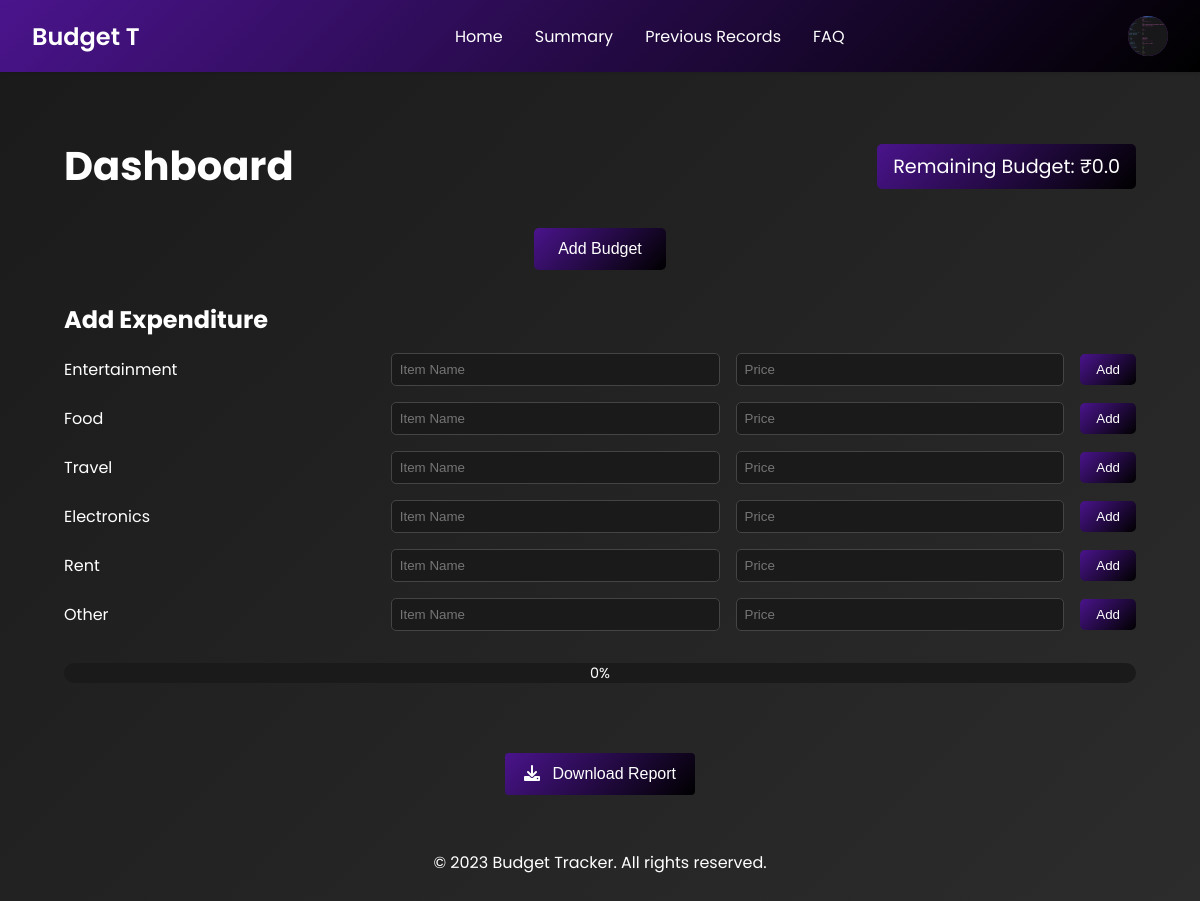
Screenshot of / (signed in) with the database file from the repository.
### app.py (models this page shows)
class User(UserMixin, db.Model):
    id = db.Column(db.Integer, primary_key=True)
    username = db.Column(db.String(80), unique=True, nullable=False)
    email = db.Column(db.String(120), unique=True, nullable=False)
    password = db.Column(db.String(120), nullable=False)
    profile_image = db.Column(db.String(120), nullable=True)

class Budget(db.Model):
    id = db.Column(db.Integer, primary_key=True)
    user_id = db.Column(db.Integer, db.ForeignKey('user.id'), nullable=False)
    total_budget = db.Column(db.Float, nullable=False)
    remaining_budget = db.Column(db.Float, nullable=False)

### app.py (the view)
@app.route('/')
@login_required
def index():
    user_id = current_user.id
    budget = Budget.query.filter_by(user_id=user_id).first()
    transactions = Transaction.query.filter_by(user_id=user_id).order_by(Transaction.date.desc()).limit(5).all()
    total_income = db.session.query(db.func.sum(Transaction.amount)).filter_by(user_id=user_id, type='income').scalar() or 0
    total_expenses = db.session.query(db.func.sum(Transaction.amount)).filter_by(user_id=user_id, type='expense').scalar() or 0
    return render_template('index.html', budget=budget, transactions=transactions, total_income=total_income, total_expenses=total_expenses)

### app.py (called while the page is built)
@login_manager.user_loader
def load_user(user_id):
    return User.query.get(int(user_id))

@app.context_processor
def inject_user():
    return dict(current_user=current_user)

### templates/index.html (shortened to what this page needs)
{% extends "base.html" %}
{% block content %}
<div class="dashboard">
    <div class="row-1">
        <h1>Dashboard</h1>
        <div class="remaining-budget" id="remainingBudget">
            Remaining Budget: ₹{{ budget.remaining_budget if budget else 0 }}
        </div>
    </div>
    <button class="add-budget-btn" onclick="openBudgetModal()" id="addBudgetBtn" {% if budget and budget.total_budget > 0 %}disabled{% endif %}>Add Budget</button>
    <div class="add-expenditure">
        <h2>Add Expenditure</h2>
        <div class="category-row">
            <label>Entertainment</label>
            <input type="text" placeholder="Item Name" id="entertainmentItem">
            <input type="number" placeholder="Price" id="entertainmentPrice">
            <button onclick="addExpenditure('Entertainment')">Add</button>
        </div>
        <div class="category-row">
            <label>Food</label>
            <input type="text" placeholder="Item Name" id="foodItem">
            <input type="number" placeholder="Price" id="foodPrice">
            <button onclick="addExpenditure('Food')">Add</button>
        </div>
        <div class="category-row">
            <label>Travel</label>
            <input type="text" placeholder="Item Name" id="travelItem">
            <input type="number" placeholder="Price" id="travelPrice">
            <button onclick="addExpenditure('Travel')">Add</button>
        </div>
        <div class="category-row">
            <label>Electronics</label>
            <input type="text" placeholder="Item Name" id="electronicsItem">
            <input type="number" placeholder="Price" id="electronicsPrice">
            <button onclick="addExpenditure('Electronics')">Add</button>
        </div>
        <div class="category-row">
            <label>Rent</label>
            <input type="text" placeholder="Item Name" id="rentItem">
            <input type="number" placeholder="Price" id="rentPrice">
            <button onclick="addExpenditure('Rent')">Add</button>
        </div>
        <div class="category-row">
            <label>Other</label>
            <input type="text" placeholder="Item Name" id="otherItem">
            <input type="number" placeholder="Price" id="otherPrice">
            <button onclick="addExpenditure('Other')">Add</button>
        </div>
    </div>
    <div class="progress-bar">
        <div class="percentage" id="progressPercentage">
            {{ ((budget.remaining_budget / budget.total_budget * 100) | round(2)) if budget and budget.total_budget != 0 else 0 }}%
        </div>
    </div>
</div>
<div style="text-align: center; margin: 2rem 0;">
    <button class="btn-download-report" onclick="generateReport()">
        <i class="fas fa-download"></i> Download Report
    </button>
</div>
<footer>
    &copy; 2023 Budget Tracker. All rights reserved.
</footer>
{% endblock %}

### templates/base.html (shortened to what this page needs)
<!DOCTYPE html>
<html lang="en">
<head>
    <link rel="stylesheet" href="{{ url_for('static', filename='css/style.css') }}">
    <link rel="stylesheet" href="https://cdnjs.cloudflare.com/ajax/libs/font-awesome/6.0.0-beta3/css/all.min.css">
</head>
<body>
    {% if current_user.is_authenticated %}
    <nav class="navbar">
        <div class="nav-left">
            <a href="{{ url_for('index') }}" class="website-name">Budget T</a>
        </div>
        <div class="nav-middle">
            <a href="{{ url_for('index') }}">Home</a>
            <a href="{{ url_for('summary') }}">Summary</a>
            <a href="{{ url_for('previous_records') }}">Previous Records</a>
            <a href="{{ url_for('faq') }}">FAQ</a>
        </div>
        <div class="nav-right">
            <div class="profile-dropdown">
                <div class="profile-circle" id="navProfileIcon">
                    {% if current_user.profile_image %}
                        <img src="{{ url_for('static', filename='profile_images/' + current_user.profile_image) }}"
                             alt="Profile" class="profile-icon">
                    {% else %}
                        <span class="profile-initial">{{ current_user.username[0] | upper }}</span>
                    {% endif %}
                </div>
            </div>
        </div>
    </nav>
    {% endif %}
    <main class="container">
        {% block content %}{% endblock %}
    </main>
</body>
</html>

### static/css/style.css (style rules this page uses)
body { font-family: 'Poppins', sans-serif; margin: 0; padding: 0; background-color: #f8f9fa; color: #333; }
.navbar { background: linear-gradient(135deg, #4a148c, #000000); padding: 1rem 2rem; display: flex; justify-content: space-between; align-items: center; color: white; box-shadow: 0 2px 4px rgba(0, 0, 0, 0.1); }
.nav-left, .nav-middle, .nav-right { display: flex; align-items: center; }
.nav-left .website-name { font-size: 1.5rem; font-weight: 600; color: white; text-decoration: none; margin-right: 2rem; }
.nav-middle a { color: white; text-decoration: none; margin: 0 1rem; font-size: 1rem; transition: opacity 0.3s ease; }
.nav-right .profile-circle { width: 40px; height: 40px; border-radius: 50%; background-color: #6a1b9a; display: flex; justify-content: center; align-items: center; color: white; font-size: 1.2rem; font-weight: 500; cursor: pointer; }
.container { padding: 2rem; }
.dashboard, .profile, .faq, .summary { max-width: 1200px; margin: 0 auto; }
.profile-dropdown { position: relative; display: inline-block; }
.profile-circle { width: 40px; height: 40px; border-radius: 50%; background-color: #6a1b9a; display: flex; justify-content: center; align-items: center; overflow: hidden; cursor: pointer; position: relative; z-index: 1; }
.profile-icon { width: 100%; height: 100%; object-fit: cover; pointer-events: none; }
.btn-download-report { padding: 0.75rem 1.2rem; background: linear-gradient(135deg, #4a148c, #000000); color: white; border: none; border-radius: 4px; font-size: 1rem; cursor: pointer; transition: background 0.3s ease; margin: 0.4rem auto; display: inline-block; }
.btn-download-report i { margin-right: 8px; }

### templates/index.html (style rules this page uses)
body { background: linear-gradient(135deg, #1a1a1a, #2c2c2c); color: white; font-family: 'Poppins', sans-serif; margin: 0; padding: 0; }
.dashboard { padding: 2rem; max-width: 1200px; margin: 0 auto; }
.row-1 { display: flex; justify-content: space-between; align-items: center; margin-bottom: 2rem; }
.row-1 h1 { font-size: 2.5rem; margin: 0; }
.row-1 .remaining-budget { font-size: 1.2rem; background: linear-gradient(135deg, #4a148c, #000000); padding: 0.5rem 1rem; border-radius: 5px; }
.add-budget-btn { display: block; margin: 0 auto 2rem auto; padding: 0.75rem 1.5rem; background: linear-gradient(135deg, #4a148c, #000000); color: white; border: none; border-radius: 5px; font-size: 1rem; cursor: pointer; transition: background 0.3s ease; }
.add-expenditure { width: 100%; margin-bottom: 2rem; }
.add-expenditure h2 { font-size: 1.5rem; margin-bottom: 1rem; }
.add-expenditure .category-row { display: flex; gap: 1rem; margin-bottom: 1rem; align-items: center; }
.add-expenditure .category-row label { flex: 1; font-size: 1rem; }
.add-expenditure .category-row input { flex: 1; padding: 0.5rem; border: 1px solid #444; border-radius: 5px; background: #1a1a1a; color: white; }
.add-expenditure .category-row button { padding: 0.5rem 1rem; background: linear-gradient(135deg, #4a148c, #000000); color: white; border: none; border-radius: 5px; cursor: pointer; transition: background 0.3s ease; }
.progress-bar { width: 100%; height: 20px; background: #1a1a1a; border-radius: 10px; overflow: hidden; position: relative; }
.progress-bar .percentage { position: absolute; top: 50%; left: 50%; transform: translate(-50%, -50%); color: white; font-size: 0.9rem; }
footer { text-align: center; padding: 1rem; color: white; }

### rows the page displays
User: profile_image (picture)
Budget: remaining_budget "0.0", total_budget "0"
